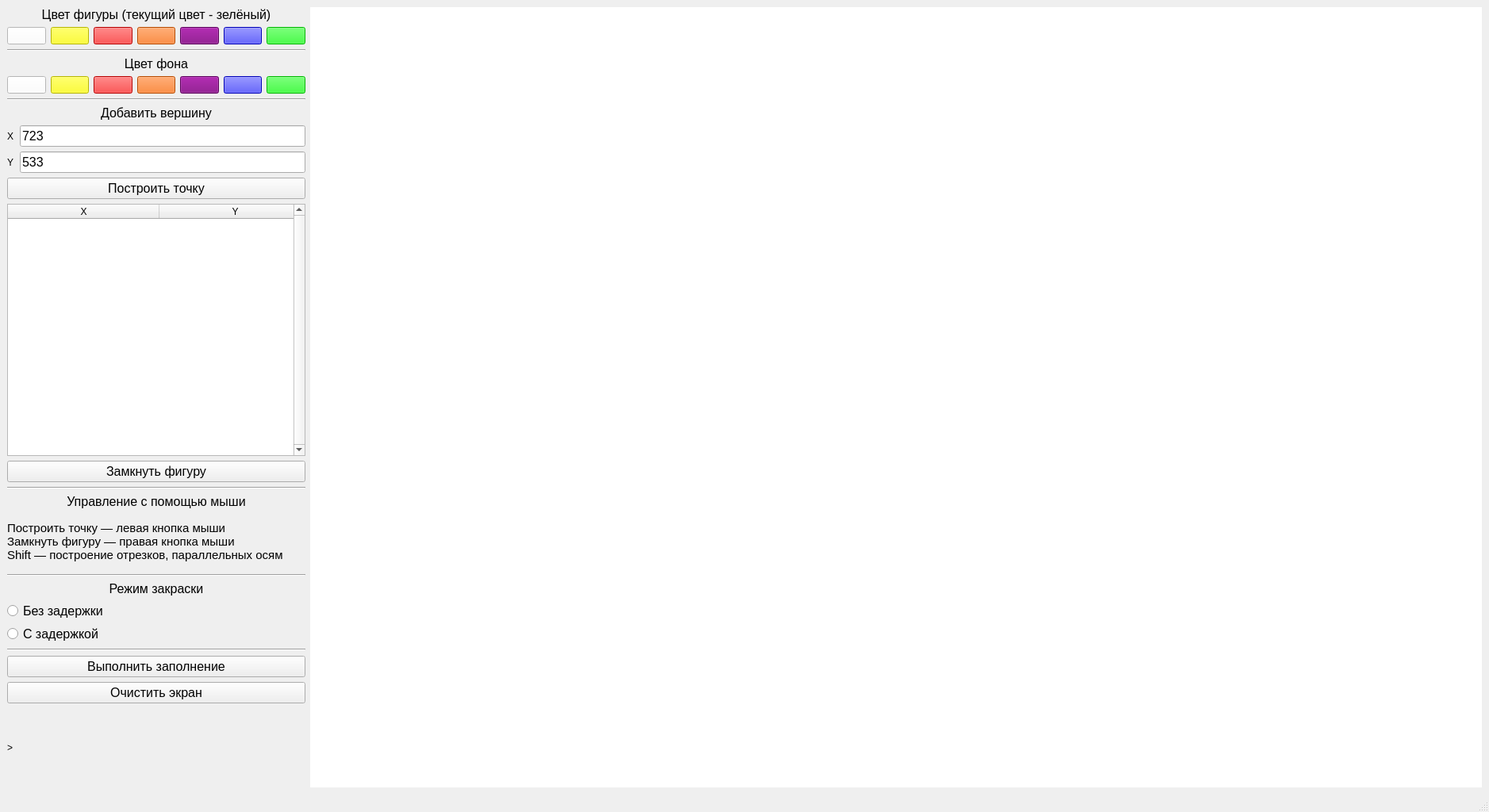
<?xml version="1.0" encoding="UTF-8"?>
<ui version="4.0">
 <class>MainWindow</class>
 <widget class="QMainWindow" name="MainWindow">
  <property name="geometry">
   <rect>
    <x>0</x>
    <y>0</y>
    <width>1877</width>
    <height>1024</height>
   </rect>
  </property>
  <property name="sizePolicy">
   <sizepolicy hsizetype="Preferred" vsizetype="Minimum">
    <horstretch>0</horstretch>
    <verstretch>0</verstretch>
   </sizepolicy>
  </property>
  <property name="minimumSize">
   <size>
    <width>0</width>
    <height>0</height>
   </size>
  </property>
  <property name="maximumSize">
   <size>
    <width>2000</width>
    <height>1024</height>
   </size>
  </property>
  <property name="windowTitle">
   <string>MainWindow</string>
  </property>
  <property name="styleSheet">
   <string notr="true"/>
  </property>
  <widget class="QWidget" name="centralwidget">
   <property name="sizePolicy">
    <sizepolicy hsizetype="Preferred" vsizetype="Minimum">
     <horstretch>0</horstretch>
     <verstretch>0</verstretch>
    </sizepolicy>
   </property>
   <property name="styleSheet">
    <string notr="true">QWidget::centralwidget {
background-color: white;
}</string>
   </property>
   <layout class="QHBoxLayout" name="horizontalLayout">
    <item>
     <layout class="QVBoxLayout" name="InputLayout">
      <item>
       <layout class="QVBoxLayout" name="LineColorBox">
        <item>
         <widget class="QLabel" name="LIneColorLabel">
          <property name="sizePolicy">
           <sizepolicy hsizetype="Minimum" vsizetype="Fixed">
            <horstretch>0</horstretch>
            <verstretch>0</verstretch>
           </sizepolicy>
          </property>
          <property name="font">
           <font>
            <pointsize>12</pointsize>
           </font>
          </property>
          <property name="text">
           <string>Цвет фигуры (текущий цвет - зелёный)</string>
          </property>
          <property name="alignment">
           <set>Qt::AlignCenter</set>
          </property>
         </widget>
        </item>
        <item>
         <layout class="QHBoxLayout" name="LineColorsLay">
          <item>
           <widget class="QPushButton" name="ButtonWhiteLine">
            <property name="sizePolicy">
             <sizepolicy hsizetype="Minimum" vsizetype="Fixed">
              <horstretch>0</horstretch>
              <verstretch>0</verstretch>
             </sizepolicy>
            </property>
            <property name="styleSheet">
             <string notr="true">QPushButton{
	background-color: rgb(255,255,255);
}</string>
            </property>
            <property name="text">
             <string/>
            </property>
           </widget>
          </item>
          <item>
           <widget class="QPushButton" name="ButtonYellowLine">
            <property name="sizePolicy">
             <sizepolicy hsizetype="Minimum" vsizetype="Fixed">
              <horstretch>0</horstretch>
              <verstretch>0</verstretch>
             </sizepolicy>
            </property>
            <property name="styleSheet">
             <string notr="true">QPushButton{
	background-color: rgb(255,255,0);
}</string>
            </property>
            <property name="text">
             <string/>
            </property>
           </widget>
          </item>
          <item>
           <widget class="QPushButton" name="ButtonRedLine">
            <property name="sizePolicy">
             <sizepolicy hsizetype="Minimum" vsizetype="Fixed">
              <horstretch>0</horstretch>
              <verstretch>0</verstretch>
             </sizepolicy>
            </property>
            <property name="styleSheet">
             <string notr="true">QPushButton{
	background-color: rgb(255,0,0);
}</string>
            </property>
            <property name="text">
             <string/>
            </property>
           </widget>
          </item>
          <item>
           <widget class="QPushButton" name="ButtonOrangeLine">
            <property name="sizePolicy">
             <sizepolicy hsizetype="Minimum" vsizetype="Fixed">
              <horstretch>0</horstretch>
              <verstretch>0</verstretch>
             </sizepolicy>
            </property>
            <property name="styleSheet">
             <string notr="true">QPushButton{
	background-color: rgb(255,104,0);
}</string>
            </property>
            <property name="text">
             <string/>
            </property>
           </widget>
          </item>
          <item>
           <widget class="QPushButton" name="ButtonPurpleLine">
            <property name="sizePolicy">
             <sizepolicy hsizetype="Minimum" vsizetype="Fixed">
              <horstretch>0</horstretch>
              <verstretch>0</verstretch>
             </sizepolicy>
            </property>
            <property name="styleSheet">
             <string notr="true">QPushButton{
	background-color: rgb(128,0,128);
}</string>
            </property>
            <property name="text">
             <string/>
            </property>
           </widget>
          </item>
          <item>
           <widget class="QPushButton" name="ButtonBlueLine">
            <property name="sizePolicy">
             <sizepolicy hsizetype="Minimum" vsizetype="Fixed">
              <horstretch>0</horstretch>
              <verstretch>0</verstretch>
             </sizepolicy>
            </property>
            <property name="styleSheet">
             <string notr="true">QPushButton{
	background-color: rgb(0,0,255);
}</string>
            </property>
            <property name="text">
             <string/>
            </property>
           </widget>
          </item>
          <item>
           <widget class="QPushButton" name="ButtonGreenLine">
            <property name="sizePolicy">
             <sizepolicy hsizetype="Minimum" vsizetype="Fixed">
              <horstretch>0</horstretch>
              <verstretch>0</verstretch>
             </sizepolicy>
            </property>
            <property name="styleSheet">
             <string notr="true">QPushButton{
	background-color: rgb(0,255,0);
}</string>
            </property>
            <property name="text">
             <string/>
            </property>
           </widget>
          </item>
         </layout>
        </item>
       </layout>
      </item>
      <item>
       <layout class="QVBoxLayout" name="BGColorBox">
        <item>
         <widget class="Line" name="line_4">
          <property name="orientation">
           <enum>Qt::Horizontal</enum>
          </property>
         </widget>
        </item>
        <item>
         <widget class="QLabel" name="BGColorLabel">
          <property name="sizePolicy">
           <sizepolicy hsizetype="Minimum" vsizetype="Fixed">
            <horstretch>0</horstretch>
            <verstretch>0</verstretch>
           </sizepolicy>
          </property>
          <property name="font">
           <font>
            <pointsize>12</pointsize>
           </font>
          </property>
          <property name="text">
           <string>Цвет фона</string>
          </property>
          <property name="alignment">
           <set>Qt::AlignCenter</set>
          </property>
         </widget>
        </item>
        <item>
         <layout class="QHBoxLayout" name="BGColorLay">
          <item>
           <widget class="QPushButton" name="ButtonWhiteBG">
            <property name="sizePolicy">
             <sizepolicy hsizetype="Minimum" vsizetype="Fixed">
              <horstretch>0</horstretch>
              <verstretch>0</verstretch>
             </sizepolicy>
            </property>
            <property name="styleSheet">
             <string notr="true">QPushButton{
	background-color: rgb(255,255,255);
}</string>
            </property>
            <property name="text">
             <string/>
            </property>
           </widget>
          </item>
          <item>
           <widget class="QPushButton" name="ButtonYellowBG">
            <property name="sizePolicy">
             <sizepolicy hsizetype="Minimum" vsizetype="Fixed">
              <horstretch>0</horstretch>
              <verstretch>0</verstretch>
             </sizepolicy>
            </property>
            <property name="styleSheet">
             <string notr="true">QPushButton{
	background-color: rgb(255,255,0);
}</string>
            </property>
            <property name="text">
             <string/>
            </property>
           </widget>
          </item>
          <item>
           <widget class="QPushButton" name="ButtonRedBG">
            <property name="sizePolicy">
             <sizepolicy hsizetype="Minimum" vsizetype="Fixed">
              <horstretch>0</horstretch>
              <verstretch>0</verstretch>
             </sizepolicy>
            </property>
            <property name="styleSheet">
             <string notr="true">QPushButton{
	background-color: rgb(255,0,0);
}</string>
            </property>
            <property name="text">
             <string/>
            </property>
           </widget>
          </item>
          <item>
           <widget class="QPushButton" name="ButtonOrangeBG">
            <property name="sizePolicy">
             <sizepolicy hsizetype="Minimum" vsizetype="Fixed">
              <horstretch>0</horstretch>
              <verstretch>0</verstretch>
             </sizepolicy>
            </property>
            <property name="styleSheet">
             <string notr="true">QPushButton{
	background-color: rgb(255,104,0);
}</string>
            </property>
            <property name="text">
             <string/>
            </property>
           </widget>
          </item>
          <item>
           <widget class="QPushButton" name="ButtonPurpleBG">
            <property name="sizePolicy">
             <sizepolicy hsizetype="Minimum" vsizetype="Fixed">
              <horstretch>0</horstretch>
              <verstretch>0</verstretch>
             </sizepolicy>
            </property>
            <property name="styleSheet">
             <string notr="true">QPushButton{
	background-color: rgb(128,0,128);
}</string>
            </property>
            <property name="text">
             <string/>
            </property>
           </widget>
          </item>
          <item>
           <widget class="QPushButton" name="ButtonBlueBG">
            <property name="sizePolicy">
             <sizepolicy hsizetype="Minimum" vsizetype="Fixed">
              <horstretch>0</horstretch>
              <verstretch>0</verstretch>
             </sizepolicy>
            </property>
            <property name="styleSheet">
             <string notr="true">QPushButton{
	background-color: rgb(0,0,255);
}</string>
            </property>
            <property name="text">
             <string/>
            </property>
           </widget>
          </item>
          <item>
           <widget class="QPushButton" name="ButtonGreenBG">
            <property name="sizePolicy">
             <sizepolicy hsizetype="Minimum" vsizetype="Fixed">
              <horstretch>0</horstretch>
              <verstretch>0</verstretch>
             </sizepolicy>
            </property>
            <property name="styleSheet">
             <string notr="true">QPushButton{
	background-color: rgb(0,255,0);
}</string>
            </property>
            <property name="text">
             <string/>
            </property>
           </widget>
          </item>
         </layout>
        </item>
       </layout>
      </item>
      <item>
       <widget class="Line" name="line_2">
        <property name="orientation">
         <enum>Qt::Horizontal</enum>
        </property>
       </widget>
      </item>
      <item>
       <widget class="QLabel" name="CenterLabel">
        <property name="sizePolicy">
         <sizepolicy hsizetype="Minimum" vsizetype="Preferred">
          <horstretch>0</horstretch>
          <verstretch>0</verstretch>
         </sizepolicy>
        </property>
        <property name="font">
         <font>
          <pointsize>12</pointsize>
         </font>
        </property>
        <property name="text">
         <string>Добавить вершину</string>
        </property>
        <property name="alignment">
         <set>Qt::AlignCenter</set>
        </property>
       </widget>
      </item>
      <item>
       <layout class="QGridLayout" name="gridLayout">
        <property name="bottomMargin">
         <number>0</number>
        </property>
        <item row="0" column="1">
         <widget class="QLineEdit" name="InputFieldX">
          <property name="sizePolicy">
           <sizepolicy hsizetype="Maximum" vsizetype="Fixed">
            <horstretch>0</horstretch>
            <verstretch>0</verstretch>
           </sizepolicy>
          </property>
          <property name="minimumSize">
           <size>
            <width>360</width>
            <height>0</height>
           </size>
          </property>
          <property name="font">
           <font>
            <pointsize>12</pointsize>
           </font>
          </property>
          <property name="text">
           <string>723</string>
          </property>
          <property name="placeholderText">
           <string>Координата X</string>
          </property>
         </widget>
        </item>
        <item row="1" column="1">
         <widget class="QLineEdit" name="InputFieldY">
          <property name="sizePolicy">
           <sizepolicy hsizetype="Maximum" vsizetype="Fixed">
            <horstretch>0</horstretch>
            <verstretch>0</verstretch>
           </sizepolicy>
          </property>
          <property name="minimumSize">
           <size>
            <width>360</width>
            <height>0</height>
           </size>
          </property>
          <property name="font">
           <font>
            <pointsize>12</pointsize>
           </font>
          </property>
          <property name="text">
           <string>533</string>
          </property>
          <property name="placeholderText">
           <string>Координата Y</string>
          </property>
         </widget>
        </item>
        <item row="1" column="0">
         <widget class="QLabel" name="label">
          <property name="sizePolicy">
           <sizepolicy hsizetype="Minimum" vsizetype="Minimum">
            <horstretch>0</horstretch>
            <verstretch>0</verstretch>
           </sizepolicy>
          </property>
          <property name="minimumSize">
           <size>
            <width>10</width>
            <height>0</height>
           </size>
          </property>
          <property name="text">
           <string>Y</string>
          </property>
         </widget>
        </item>
        <item row="0" column="0">
         <widget class="QLabel" name="label_2">
          <property name="minimumSize">
           <size>
            <width>10</width>
            <height>0</height>
           </size>
          </property>
          <property name="text">
           <string>X</string>
          </property>
         </widget>
        </item>
       </layout>
      </item>
      <item>
       <widget class="QPushButton" name="AddPointButton">
        <property name="sizePolicy">
         <sizepolicy hsizetype="Minimum" vsizetype="Fixed">
          <horstretch>0</horstretch>
          <verstretch>0</verstretch>
         </sizepolicy>
        </property>
        <property name="font">
         <font>
          <pointsize>12</pointsize>
         </font>
        </property>
        <property name="text">
         <string>Построить точку</string>
        </property>
       </widget>
      </item>
      <item>
       <widget class="QTableWidget" name="TablePoints">
        <property name="sizePolicy">
         <sizepolicy hsizetype="Preferred" vsizetype="Expanding">
          <horstretch>0</horstretch>
          <verstretch>0</verstretch>
         </sizepolicy>
        </property>
        <property name="verticalScrollBarPolicy">
         <enum>Qt::ScrollBarAlwaysOn</enum>
        </property>
        <property name="horizontalScrollBarPolicy">
         <enum>Qt::ScrollBarAlwaysOff</enum>
        </property>
        <property name="sizeAdjustPolicy">
         <enum>QAbstractScrollArea::AdjustIgnored</enum>
        </property>
        <property name="autoScroll">
         <bool>false</bool>
        </property>
        <property name="editTriggers">
         <set>QAbstractItemView::NoEditTriggers</set>
        </property>
        <attribute name="horizontalHeaderCascadingSectionResizes">
         <bool>true</bool>
        </attribute>
        <attribute name="horizontalHeaderMinimumSectionSize">
         <number>100</number>
        </attribute>
        <attribute name="horizontalHeaderDefaultSectionSize">
         <number>191</number>
        </attribute>
        <attribute name="horizontalHeaderStretchLastSection">
         <bool>true</bool>
        </attribute>
        <column>
         <property name="text">
          <string>X</string>
         </property>
        </column>
        <column>
         <property name="text">
          <string>Y</string>
         </property>
        </column>
       </widget>
      </item>
      <item>
       <widget class="QPushButton" name="CloseFigureButton">
        <property name="sizePolicy">
         <sizepolicy hsizetype="Minimum" vsizetype="Fixed">
          <horstretch>0</horstretch>
          <verstretch>0</verstretch>
         </sizepolicy>
        </property>
        <property name="font">
         <font>
          <pointsize>12</pointsize>
         </font>
        </property>
        <property name="text">
         <string>Замкнуть фигуру</string>
        </property>
       </widget>
      </item>
      <item>
       <widget class="Line" name="line_3">
        <property name="orientation">
         <enum>Qt::Horizontal</enum>
        </property>
       </widget>
      </item>
      <item>
       <widget class="QLabel" name="label_4">
        <property name="font">
         <font>
          <pointsize>12</pointsize>
         </font>
        </property>
        <property name="text">
         <string>Управление с помощью мыши</string>
        </property>
        <property name="alignment">
         <set>Qt::AlignCenter</set>
        </property>
       </widget>
      </item>
      <item>
       <widget class="QLabel" name="label_3">
        <property name="minimumSize">
         <size>
          <width>0</width>
          <height>70</height>
         </size>
        </property>
        <property name="font">
         <font>
          <pointsize>11</pointsize>
         </font>
        </property>
        <property name="text">
         <string>Построить точку — левая кнопка мыши
Замкнуть фигуру — правая кнопка мыши
Shift — построение отрезков, параллельных осям</string>
        </property>
        <property name="wordWrap">
         <bool>true</bool>
        </property>
       </widget>
      </item>
      <item>
       <widget class="Line" name="line_5">
        <property name="orientation">
         <enum>Qt::Horizontal</enum>
        </property>
       </widget>
      </item>
      <item>
       <widget class="QLabel" name="label_6">
        <property name="font">
         <font>
          <pointsize>12</pointsize>
         </font>
        </property>
        <property name="text">
         <string>Режим закраски</string>
        </property>
        <property name="alignment">
         <set>Qt::AlignCenter</set>
        </property>
       </widget>
      </item>
      <item>
       <layout class="QVBoxLayout" name="MethodLay">
        <property name="spacing">
         <number>4</number>
        </property>
        <item>
         <widget class="QRadioButton" name="NoDelayButton">
          <property name="sizePolicy">
           <sizepolicy hsizetype="Minimum" vsizetype="Fixed">
            <horstretch>0</horstretch>
            <verstretch>0</verstretch>
           </sizepolicy>
          </property>
          <property name="font">
           <font>
            <pointsize>12</pointsize>
           </font>
          </property>
          <property name="text">
           <string>Без задержки</string>
          </property>
         </widget>
        </item>
        <item>
         <widget class="QRadioButton" name="DelayButton">
          <property name="sizePolicy">
           <sizepolicy hsizetype="Minimum" vsizetype="Fixed">
            <horstretch>0</horstretch>
            <verstretch>0</verstretch>
           </sizepolicy>
          </property>
          <property name="font">
           <font>
            <pointsize>12</pointsize>
           </font>
          </property>
          <property name="text">
           <string>С задержкой</string>
          </property>
          <property name="checkable">
           <bool>true</bool>
          </property>
          <property name="checked">
           <bool>false</bool>
          </property>
         </widget>
        </item>
       </layout>
      </item>
      <item>
       <layout class="QVBoxLayout" name="SpectreLayout">
        <item>
         <widget class="Line" name="line">
          <property name="orientation">
           <enum>Qt::Horizontal</enum>
          </property>
         </widget>
        </item>
        <item>
         <widget class="QPushButton" name="FillFigureButton">
          <property name="sizePolicy">
           <sizepolicy hsizetype="Minimum" vsizetype="Fixed">
            <horstretch>0</horstretch>
            <verstretch>0</verstretch>
           </sizepolicy>
          </property>
          <property name="font">
           <font>
            <pointsize>12</pointsize>
           </font>
          </property>
          <property name="text">
           <string>Выполнить заполнение</string>
          </property>
         </widget>
        </item>
        <item>
         <widget class="QPushButton" name="ClearButton">
          <property name="sizePolicy">
           <sizepolicy hsizetype="Minimum" vsizetype="Fixed">
            <horstretch>0</horstretch>
            <verstretch>0</verstretch>
           </sizepolicy>
          </property>
          <property name="font">
           <font>
            <pointsize>12</pointsize>
           </font>
          </property>
          <property name="text">
           <string>Очистить экран</string>
          </property>
         </widget>
        </item>
       </layout>
      </item>
      <item>
       <widget class="QLabel" name="LabelCommunicator">
        <property name="sizePolicy">
         <sizepolicy hsizetype="Minimum" vsizetype="Minimum">
          <horstretch>0</horstretch>
          <verstretch>0</verstretch>
         </sizepolicy>
        </property>
        <property name="minimumSize">
         <size>
          <width>100</width>
          <height>100</height>
         </size>
        </property>
        <property name="text">
         <string>&gt;</string>
        </property>
       </widget>
      </item>
     </layout>
    </item>
    <item>
     <widget class="CustomLabel" name="picture">
      <property name="sizePolicy">
       <sizepolicy hsizetype="Expanding" vsizetype="Expanding">
        <horstretch>0</horstretch>
        <verstretch>0</verstretch>
       </sizepolicy>
      </property>
      <property name="minimumSize">
       <size>
        <width>1000</width>
        <height>0</height>
       </size>
      </property>
      <property name="styleSheet">
       <string notr="true">background-color: white;</string>
      </property>
      <property name="text">
       <string/>
      </property>
     </widget>
    </item>
   </layout>
  </widget>
  <widget class="QMenuBar" name="menubar">
   <property name="geometry">
    <rect>
     <x>0</x>
     <y>0</y>
     <width>1877</width>
     <height>23</height>
    </rect>
   </property>
  </widget>
  <widget class="QStatusBar" name="statusbar"/>
 </widget>
 <customwidgets>
  <customwidget>
   <class>CustomLabel</class>
   <extends>QLabel</extends>
   <header>customlabel.h</header>
  </customwidget>
 </customwidgets>
 <resources/>
 <connections/>
</ui>
